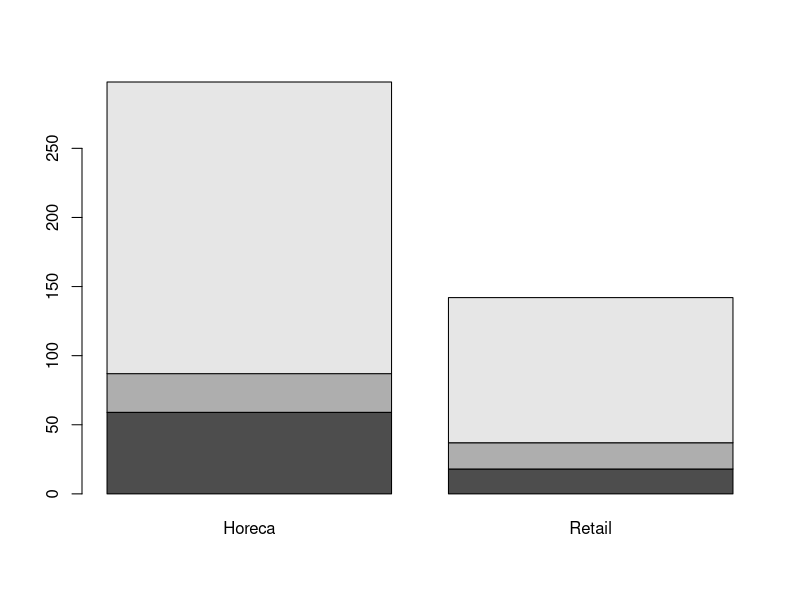
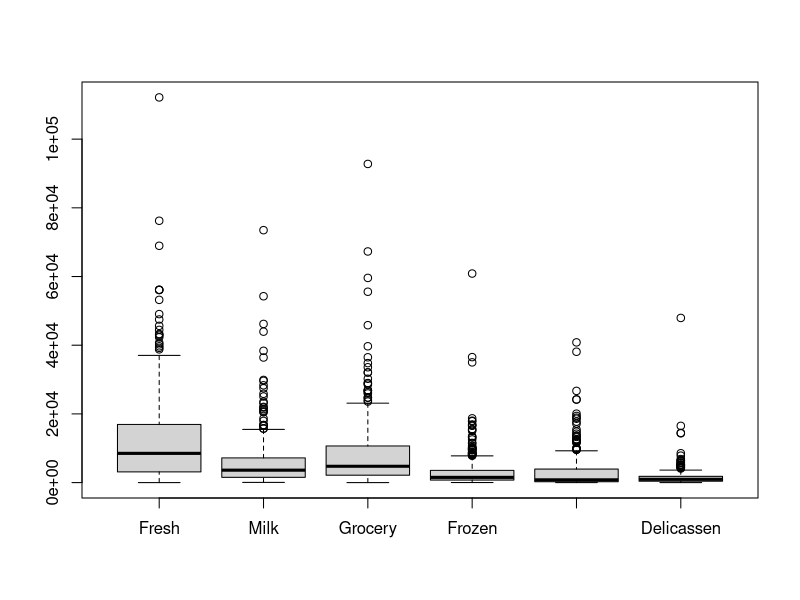

Generate these figures, in order, with R:
#Q2(i)
x <- read.csv('Wholesale.csv'); x
str(x)

dataQual <- data.frame(Region = c(x$Region), Channel = c(x$Channel))
dataQuan <- data.frame(Fresh = c(x$Fresh), Milk = c(x$Milk),
                       Grocery = c(x$Grocery), Frozen = c(x$Frozen),
                       Detergents_Paper = c(x$Detergents_Paper),
                       Delicassen = c(x$Delicassen))

dataQual
dataQuan

#Q2(ii)
barplot(table(dataQual))

#Q2(iii)
boxplot(dataQuan)
